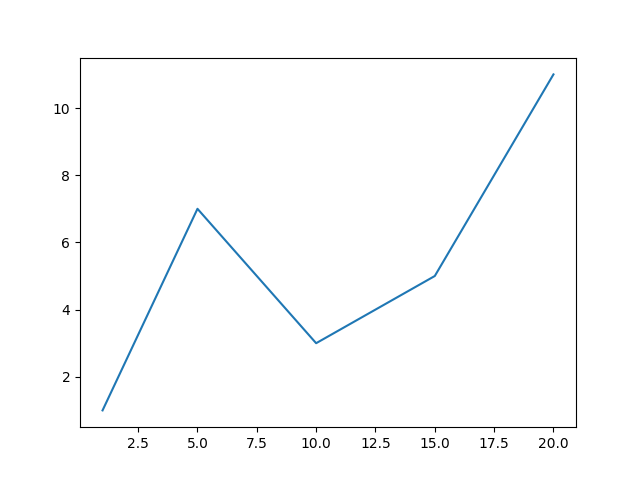

Python code for this plot:
import matplotlib.pyplot as plt
plt.plot([1, 5, 10, 15, 20], [1, 7, 3, 5, 11])
plt.show()
